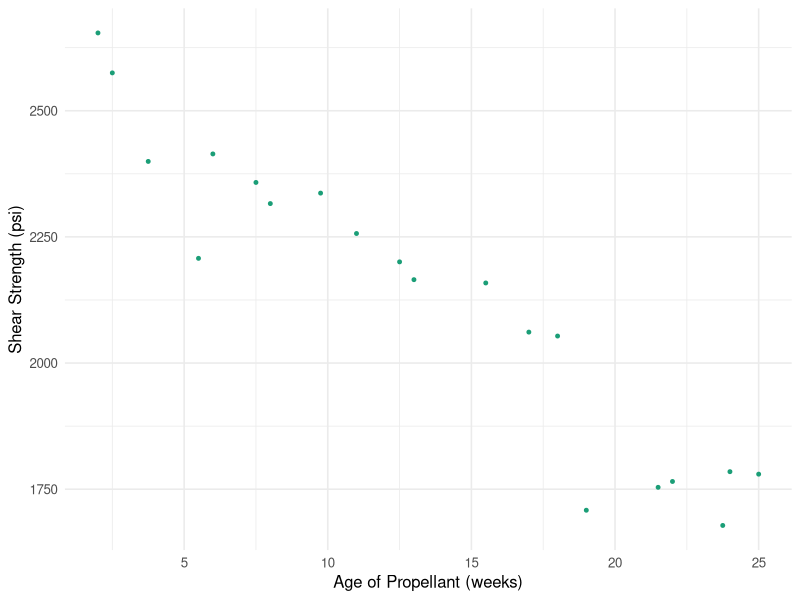
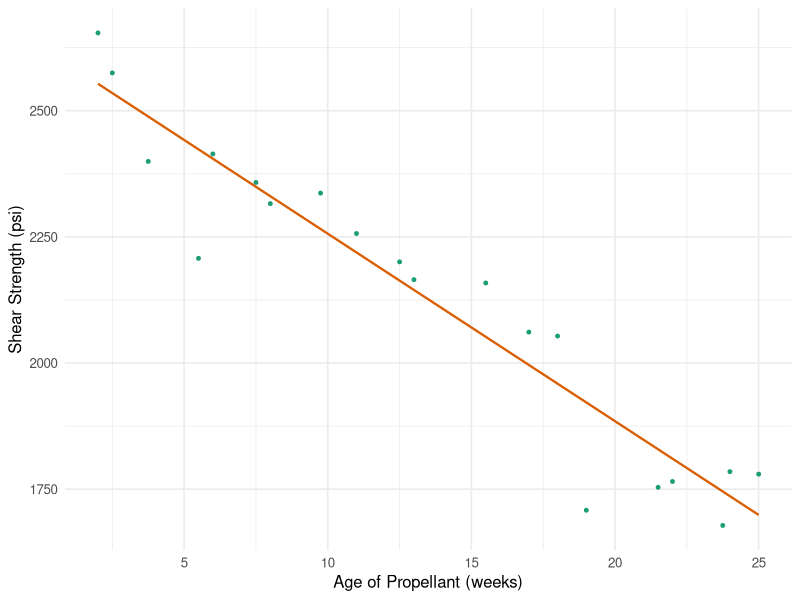
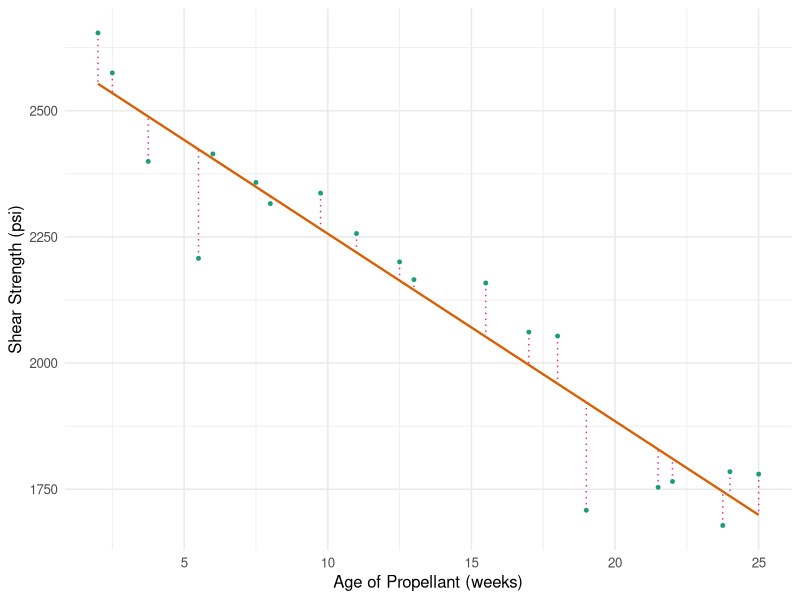
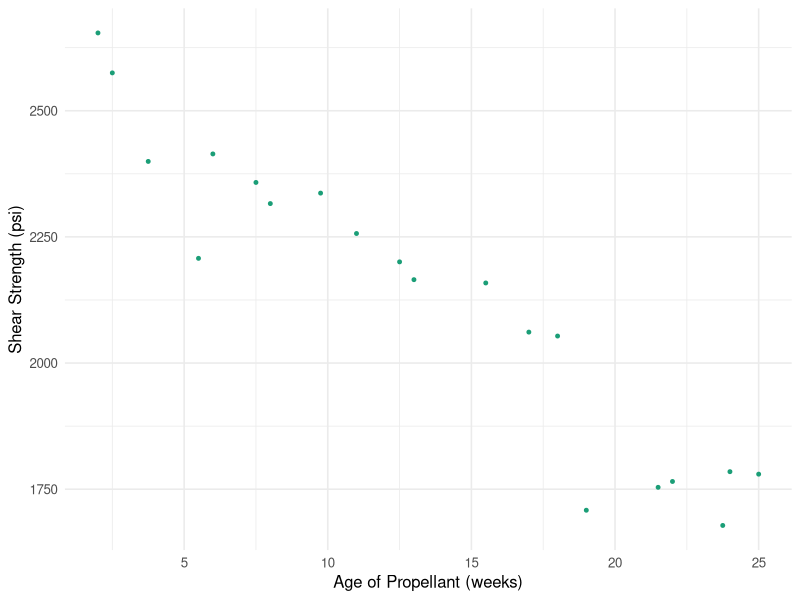
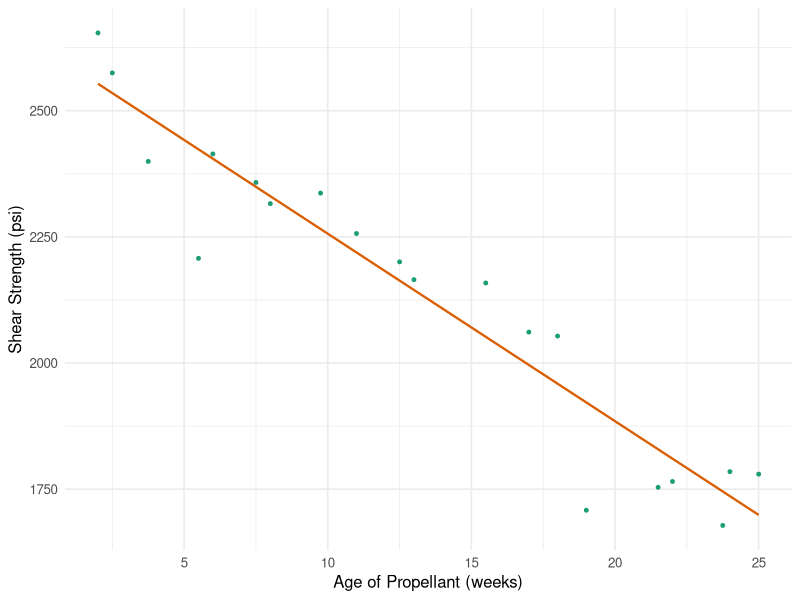
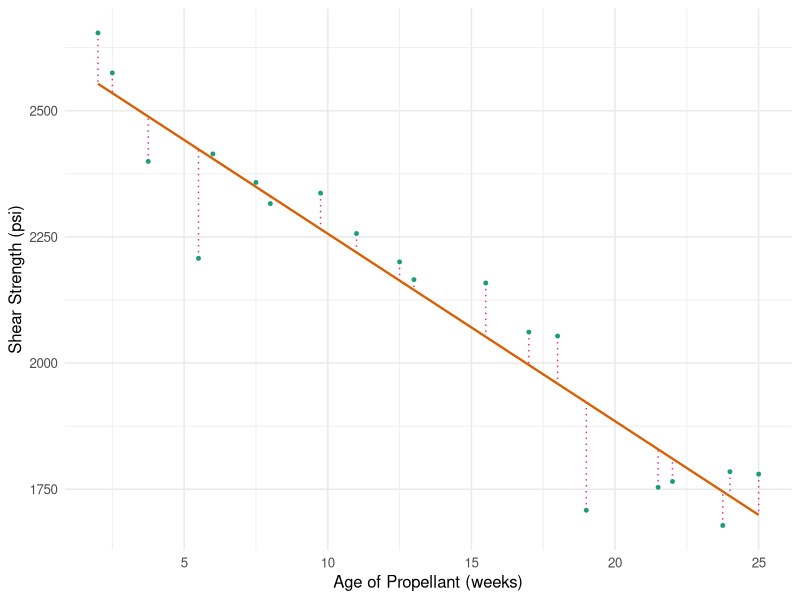

Here is the R script that generated these plots, in order:
library(ggplot2)
propellant <- data.frame(
      age = c(15.50,23.75,8.00,17.00,5.50,19.00,24.00,2.50,7.50,11.00,
                          13.00,3.75,25.00,9.75,22.00,18.00,6.00,12.50,2.00,21.50),
      shear = c(2158.70,1678.15,2316.00,2061.30,2207.50,1708.30,1784.70,
                              2575.00,2357.90,2256.70,2165.20,2399.55,1779.80,2336.75,
                              1765.30,2053.50,2414.40,2200.50,2654.20,1753.70)
    )

fit <- lm(shear ~ age, data = propellant)
propellant$fitted <- fitted(fit)


ggplot(propellant, aes(x = age, y = shear)) +
      geom_point(size = 1, color = "#1b9e77") +
      labs(x = "Age of Propellant (weeks)", y = "Shear Strength (psi)") +
      theme_minimal(base_size = 12) +
      theme(
            panel.background = element_rect(fill = "transparent", colour = NA),
            plot.background  = element_rect(fill = "transparent", colour = NA)
          )
ggsave("propellant_scatter.pdf", bg = "transparent", width = 4.5, height = 3.5)




ggplot(propellant, aes(x = age, y = shear)) +
    geom_point(size = 1, color = "#1b9e77") +
    geom_smooth(method = "lm", se = FALSE, color = "#d95f02", linewidth = 0.8) +
    labs(x = "Age of Propellant (weeks)", y = "Shear Strength (psi)") +
    theme_minimal(base_size = 12) +
    theme(
        panel.background = element_rect(fill = "transparent", colour = NA),
        plot.background  = element_rect(fill = "transparent", colour = NA)
    )
ggsave("propellant_fitted_line.pdf", bg = "transparent", width = 4.5, height = 3.5)




ggplot(propellant, aes(x = age, y = shear)) +
    geom_segment(aes(xend = age, yend = fitted), linetype = "dotted", color = "#e7298a", linewidth = 0.5) +
    geom_smooth(method = "lm", se = FALSE, color = "#d95f02", linewidth = 0.8) +
    geom_point(size = 1, color = "#1b9e77") +
    labs(x = "Age of Propellant (weeks)", y = "Shear Strength (psi)") +
    theme_minimal(base_size = 12) +
    theme(
        panel.background = element_rect(fill = "transparent", colour = NA),
        plot.background  = element_rect(fill = "transparent", colour = NA)
    )
ggsave("propellant_residuals.pdf", bg = "transparent", width = 4.5, height = 3.5)
